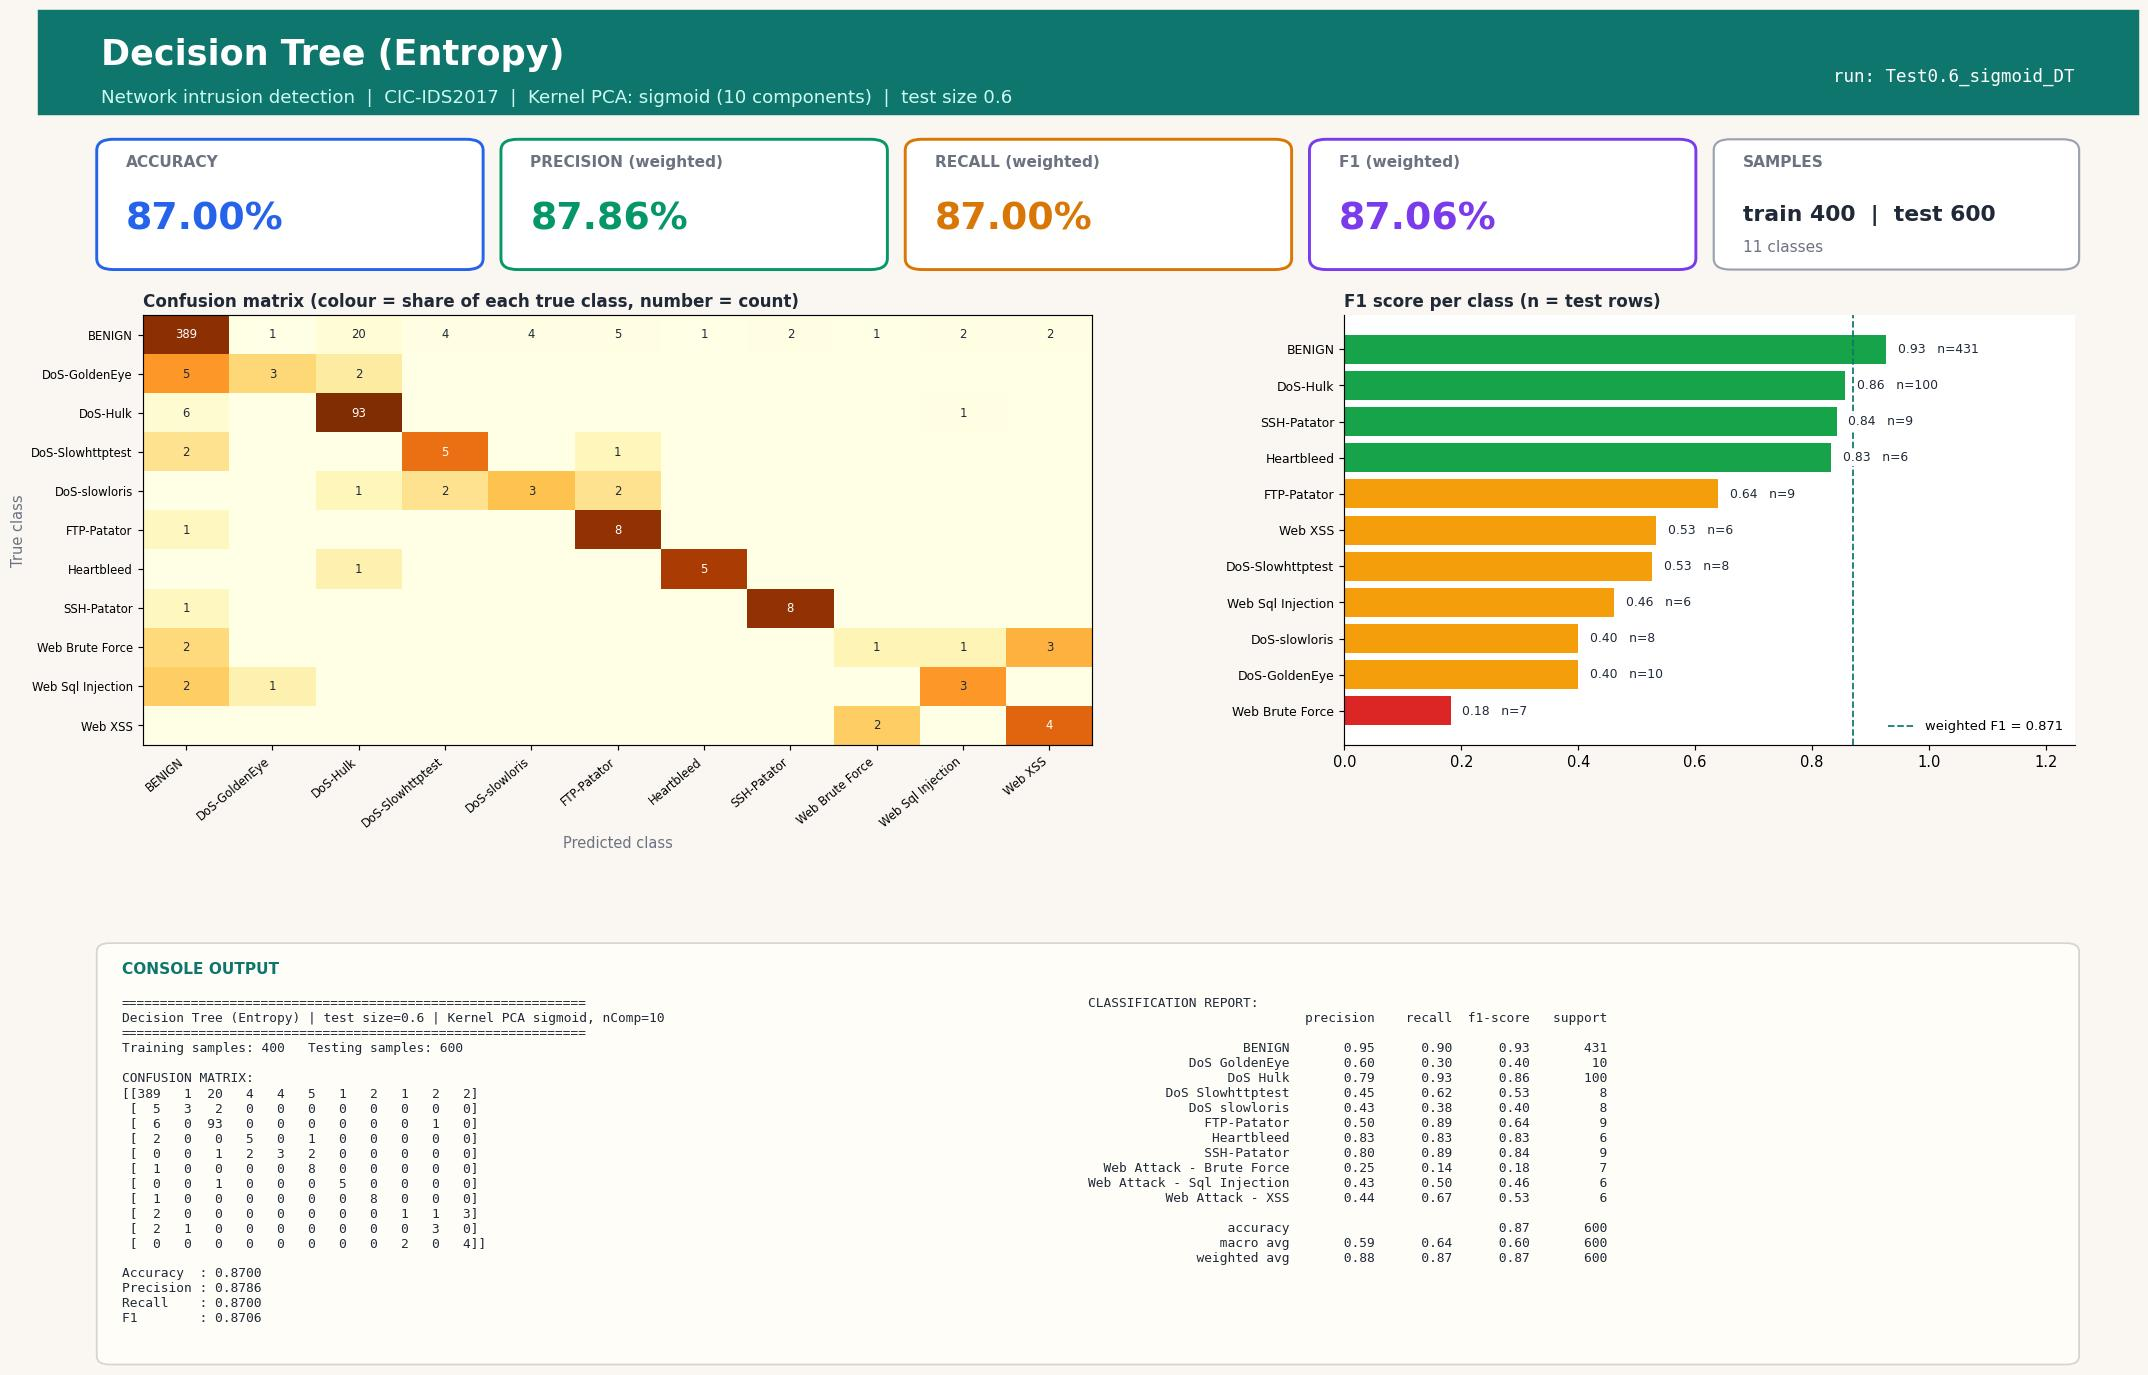

Python code for this plot:
#!/usr/bin/env python3
"""Decision Tree (Entropy) | Test size 0.6 | Kernel PCA kernel=sigmoid, n_components=10
CIC-IDS2017 (Tue+Wed+Thu-morning) 1000-row stratified sample.
Run in any IDE (Spyder / VS Code / PyCharm / Jupyter): open the file and press Run, no arguments needed.
Saves next to this file: 'Test0.6_sigmoid_DT.jpg' - one image with the console output (confusion matrix, metrics, classification report) plus charts."""
import json, os
import numpy as np
import matplotlib.pyplot as plt
from sklearn.decomposition import KernelPCA
from sklearn.tree import DecisionTreeClassifier
from sklearn.metrics import (accuracy_score, classification_report, confusion_matrix,
                             f1_score, precision_score, recall_score)
from sklearn.model_selection import train_test_split
from sklearn.preprocessing import StandardScaler

TEST_SIZE, KERNEL, N_COMP, ALG, ALG_NAME = 0.6, "sigmoid", 10, "DT", "Decision Tree (Entropy)"
try:
    HERE = os.path.dirname(os.path.abspath(__file__))
except NameError:                      # Jupyter / interactive console
    HERE = os.getcwd()
def _find_root():                      # folder that contains data/sample.npz (works from any working directory)
    for p in (HERE, os.path.join(HERE, ".."), os.path.join(HERE, "..", ".."), os.getcwd()):
        if os.path.exists(os.path.join(p, "data", "sample.npz")):
            return os.path.abspath(p)
    raise FileNotFoundError("data/sample.npz not found - run prepare_data.py or keep the repo folder structure")
ROOT = _find_root()
tag = f"Test{TEST_SIZE}_{KERNEL}_{ALG}"

# 1. LOAD cached, cleaned sample (see prepare_data.py)
d = np.load(os.path.join(ROOT, "data", "sample.npz"), allow_pickle=True)
X, y, class_names = d["X"], d["y"], [str(c).replace("�", "-") for c in d["classes"]]

# 2. SPLIT
X_train, X_test, y_train, y_test = train_test_split(
    X, y, test_size=TEST_SIZE, random_state=42, stratify=y)

# 3. SCALE (fit on train only)
scaler = StandardScaler()
X_train = scaler.fit_transform(X_train); X_test = scaler.transform(X_test)

# 4. DIMENSIONALITY REDUCTION: Kernel PCA (fit on train only; gamma = sklearn default 1/n_features)
kpca = KernelPCA(n_components=N_COMP, kernel=KERNEL, random_state=0)
X_train = kpca.fit_transform(X_train); X_test = kpca.transform(X_test)

# 5. CLASSIFIER
classifier = DecisionTreeClassifier(criterion="entropy", random_state=0)
classifier.fit(X_train, y_train)
y_pred = classifier.predict(X_test)

# 6. METRICS
labels = np.arange(len(class_names))
cm = confusion_matrix(y_test, y_pred, labels=labels)
res = dict(test_size=TEST_SIZE, kernel=KERNEL, n_components=N_COMP, algorithm=ALG, model=ALG_NAME,
           n_train=int(len(y_train)), n_test=int(len(y_test)),
           accuracy=accuracy_score(y_test, y_pred),
           precision=precision_score(y_test, y_pred, average="weighted", zero_division=0),
           recall=recall_score(y_test, y_pred, average="weighted", zero_division=0),
           f1=f1_score(y_test, y_pred, average="weighted", zero_division=0))
report = classification_report(y_test, y_pred, labels=labels, target_names=class_names, zero_division=0)
lines = ["=" * 60, f"{ALG_NAME} | test size={TEST_SIZE} | Kernel PCA {KERNEL}, nComp={N_COMP}", "=" * 60,
         f"Training samples: {len(y_train)}   Testing samples: {len(y_test)}", "", "CONFUSION MATRIX:", np.array2string(cm), ""]
for k in ("accuracy", "precision", "recall", "f1"): lines.append(f"{k.capitalize():10s}: {res[k]:.4f}")
lines += ["", "CLASSIFICATION REPORT:", report]
console_output = "\n".join(lines); print(console_output)

# 7. VISUAL OUTPUT: ONE report-style image (banner, KPI cards, charts, console output) - real results only
from matplotlib.patches import FancyBboxPatch, Rectangle
short = [c.replace("Web Attack - ", "Web ").replace("DoS ", "DoS-") for c in class_names]
rep = classification_report(y_test, y_pred, labels=labels, target_names=class_names, zero_division=0, output_dict=True)
cmn = cm / np.maximum(cm.sum(axis=1, keepdims=True), 1)          # row-normalised = per-class recall
INK, MUTED, BG, ACC = "#1f2937", "#6b7280", "#faf7f2", "#0f766e"
fig = plt.figure(figsize=(20, 13.2), dpi=105, facecolor=BG)
fig.add_artist(Rectangle((0, 0.925), 1, 0.075, transform=fig.transFigure, color=ACC, zorder=0))
fig.text(0.03, 0.968, f"{ALG_NAME}", fontsize=24, fontweight="bold", color="white", va="center")
fig.text(0.03, 0.937, f"Network intrusion detection  |  CIC-IDS2017  |  Kernel PCA: {KERNEL} ({N_COMP} components)  |  test size {TEST_SIZE}",
         fontsize=12.5, color="#ccfbf1", va="center")
fig.text(0.97, 0.952, f"run: {tag}", fontsize=12, color="white", ha="right", va="center", family="monospace")

# KPI cards
cards = [("ACCURACY", res["accuracy"], "#2563eb"), ("PRECISION (weighted)", res["precision"], "#059669"),
         ("RECALL (weighted)", res["recall"], "#d97706"), ("F1 (weighted)", res["f1"], "#7c3aed")]
for i, (lab, v, col) in enumerate(cards):
    x0 = 0.03 + i * 0.1925
    fig.add_artist(FancyBboxPatch((x0, 0.815), 0.18, 0.09, boxstyle="round,pad=0.002,rounding_size=0.008", transform=fig.transFigure,
                                  facecolor="white", edgecolor=col, linewidth=2))
    fig.text(x0 + 0.012, 0.887, lab, fontsize=10.5, color=MUTED, fontweight="bold")
    fig.text(x0 + 0.012, 0.842, f"{v * 100:.2f}%", fontsize=26, color=col, fontweight="bold")
fig.add_artist(FancyBboxPatch((0.80, 0.815), 0.17, 0.09, boxstyle="round,pad=0.002,rounding_size=0.008", transform=fig.transFigure,
                              facecolor="white", edgecolor="#9ca3af", linewidth=1.5))
fig.text(0.812, 0.887, "SAMPLES", fontsize=10.5, color=MUTED, fontweight="bold")
fig.text(0.812, 0.848, f"train {res['n_train']}  |  test {res['n_test']}", fontsize=15, color=INK, fontweight="bold")
fig.text(0.812, 0.826, f"{len(class_names)} classes", fontsize=10.5, color=MUTED)

gs = fig.add_gridspec(1, 2, left=0.05, right=0.97, top=0.78, bottom=0.47, wspace=0.30, width_ratios=[1.3, 1])
ax1 = fig.add_subplot(gs[0, 0]); ax2 = fig.add_subplot(gs[0, 1])
for ax in (ax1, ax2): ax.set_facecolor("white")
im = ax1.imshow(cmn, cmap="YlOrBr", vmin=0, vmax=1, aspect="auto")
ax1.set_xticks(labels); ax1.set_yticks(labels); ax1.set_xticklabels(short, rotation=40, ha="right", fontsize=8); ax1.set_yticklabels(short, fontsize=8)
ax1.set_title("Confusion matrix (colour = share of each true class, number = count)", loc="left", fontsize=11.5, color=INK, fontweight="bold")
ax1.set_xlabel("Predicted class", color=MUTED); ax1.set_ylabel("True class", color=MUTED)
for a_ in labels:
    for b_ in labels:
        if cm[a_, b_]: ax1.text(b_, a_, cm[a_, b_], ha="center", va="center", fontsize=8, color="white" if cmn[a_, b_] > 0.6 else INK)
f1s = [rep[c]["f1-score"] for c in class_names]; sup = [int(rep[c]["support"]) for c in class_names]
order = np.argsort(f1s)
cols = ["#dc2626" if f1s[i] < 0.34 else "#f59e0b" if f1s[i] < 0.67 else "#16a34a" for i in order]
ax2.barh(range(len(order)), [f1s[i] for i in order], color=cols)
ax2.set_yticks(range(len(order))); ax2.set_yticklabels([short[i] for i in order], fontsize=8.5); ax2.set_xlim(0, 1.25)
ax2.set_title("F1 score per class (n = test rows)", loc="left", fontsize=11.5, color=INK, fontweight="bold")
for k, i in enumerate(order): ax2.text(f1s[i] + 0.02, k, f"{f1s[i]:.2f}   n={sup[i]}", va="center", fontsize=8.5, color=INK, zorder=5, bbox=dict(facecolor="white", edgecolor="none", pad=1))
for sp in ("top", "right"): ax2.spines[sp].set_visible(False)
ax2.axvline(res["f1"], color=ACC, ls="--", lw=1.2, label=f"weighted F1 = {res['f1']:.3f}"); ax2.legend(loc="lower right", fontsize=9, frameon=False)

# console output panel (same text that is printed to the console)
fig.add_artist(FancyBboxPatch((0.03, 0.025), 0.94, 0.30, boxstyle="round,pad=0.002,rounding_size=0.006", transform=fig.transFigure,
                              facecolor="#fffdf8", edgecolor="#d6d3d1", linewidth=1.2))
fig.text(0.04, 0.305, "CONSOLE OUTPUT", fontsize=10.5, color=ACC, fontweight="bold")
split_at = lines.index("CLASSIFICATION REPORT:")
fig.text(0.04, 0.288, "\n".join(lines[:split_at]), family="monospace", fontsize=8.8, color=INK, va="top")
fig.text(0.50, 0.288, "\n".join(lines[split_at:]), family="monospace", fontsize=8.8, color=INK, va="top")
plt.savefig(os.path.join(HERE, tag + ".jpg"), format="jpg", bbox_inches="tight", facecolor=BG)
if os.environ.get("ACN_NO_SHOW") != "1": plt.show()   # IDEs display the image; run_all.py disables this
plt.close()

os.makedirs(os.path.join(ROOT, "results", "json"), exist_ok=True)
with open(os.path.join(ROOT, "results", "json", tag + ".json"), "w") as f: json.dump(res, f)
